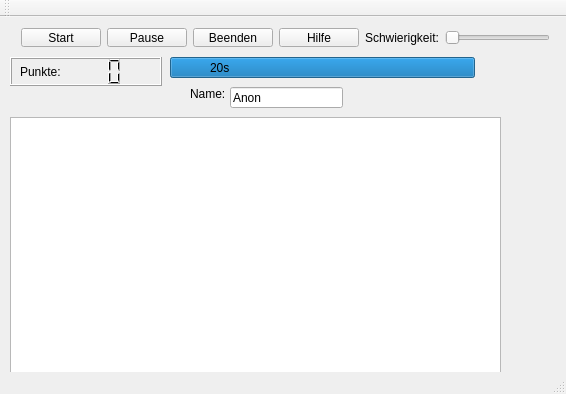
<?xml version="1.0" encoding="UTF-8"?>
<ui version="4.0">
 <class>QtDHBWscapesClass</class>
 <widget class="QMainWindow" name="QtDHBWscapesClass">
  <property name="geometry">
   <rect>
    <x>0</x>
    <y>0</y>
    <width>566</width>
    <height>394</height>
   </rect>
  </property>
  <property name="windowTitle">
   <string>QtDHBWscapes</string>
  </property>
  <property name="styleSheet">
   <string notr="true"/>
  </property>
  <widget class="QWidget" name="centralWidget">
   <property name="sizePolicy">
    <sizepolicy hsizetype="Minimum" vsizetype="Minimum">
     <horstretch>0</horstretch>
     <verstretch>0</verstretch>
    </sizepolicy>
   </property>
   <property name="cursor">
    <cursorShape>OpenHandCursor</cursorShape>
   </property>
   <property name="styleSheet">
    <string notr="true">QPushButton{
height:30px;
widht:30px;
}</string>
   </property>
   <widget class="QWidget" name="horizontalLayoutWidget">
    <property name="geometry">
     <rect>
      <x>10</x>
      <y>0</y>
      <width>551</width>
      <height>41</height>
     </rect>
    </property>
    <layout class="QHBoxLayout" name="horizontalLayout">
     <item>
      <widget class="QPushButton" name="startButton">
       <property name="text">
        <string>Start</string>
       </property>
      </widget>
     </item>
     <item>
      <widget class="QPushButton" name="stoppButton">
       <property name="text">
        <string>Pause</string>
       </property>
      </widget>
     </item>
     <item>
      <widget class="QPushButton" name="beendenButton">
       <property name="text">
        <string>Beenden</string>
       </property>
      </widget>
     </item>
     <item>
      <widget class="QPushButton" name="hilfeButton">
       <property name="text">
        <string>Hilfe</string>
       </property>
      </widget>
     </item>
     <item>
      <widget class="QLabel" name="label_4">
       <property name="text">
        <string>Schwierigkeit:</string>
       </property>
      </widget>
     </item>
     <item>
      <widget class="QSlider" name="schwierigkeit">
       <property name="maximum">
        <number>2</number>
       </property>
       <property name="orientation">
        <enum>Qt::Horizontal</enum>
       </property>
      </widget>
     </item>
    </layout>
   </widget>
   <widget class="QProgressBar" name="progressBar">
    <property name="geometry">
     <rect>
      <x>170</x>
      <y>40</y>
      <width>305</width>
      <height>21</height>
     </rect>
    </property>
    <property name="value">
     <number>100</number>
    </property>
    <property name="textVisible">
     <bool>false</bool>
    </property>
   </widget>
   <widget class="QLabel" name="label">
    <property name="geometry">
     <rect>
      <x>20</x>
      <y>40</y>
      <width>113</width>
      <height>29</height>
     </rect>
    </property>
    <property name="text">
     <string>Punkte:</string>
    </property>
   </widget>
   <widget class="QLCDNumber" name="lcdNumber">
    <property name="geometry">
     <rect>
      <x>10</x>
      <y>40</y>
      <width>152</width>
      <height>29</height>
     </rect>
    </property>
   </widget>
   <widget class="QLabel" name="zeit">
    <property name="geometry">
     <rect>
      <x>210</x>
      <y>40</y>
      <width>101</width>
      <height>21</height>
     </rect>
    </property>
    <property name="text">
     <string>20s</string>
    </property>
   </widget>
   <widget class="QGraphicsView" name="graphicsView">
    <property name="geometry">
     <rect>
      <x>10</x>
      <y>100</y>
      <width>491</width>
      <height>261</height>
     </rect>
    </property>
    <property name="styleSheet">
     <string notr="true">border-image:url(dhbwscapes_title.png);</string>
    </property>
   </widget>
   <widget class="QLineEdit" name="lineEdit">
    <property name="geometry">
     <rect>
      <x>230</x>
      <y>70</y>
      <width>113</width>
      <height>21</height>
     </rect>
    </property>
    <property name="text">
     <string>Anon</string>
    </property>
   </widget>
   <widget class="QLabel" name="label_2">
    <property name="geometry">
     <rect>
      <x>190</x>
      <y>70</y>
      <width>47</width>
      <height>13</height>
     </rect>
    </property>
    <property name="text">
     <string>Name:</string>
    </property>
   </widget>
  </widget>
  <widget class="QToolBar" name="mainToolBar">
   <attribute name="toolBarArea">
    <enum>TopToolBarArea</enum>
   </attribute>
   <attribute name="toolBarBreak">
    <bool>false</bool>
   </attribute>
  </widget>
  <widget class="QStatusBar" name="statusBar"/>
 </widget>
 <layoutdefault spacing="6" margin="11"/>
 <resources>
  <include location="QtDHBWscapes.qrc"/>
 </resources>
 <connections/>
</ui>
